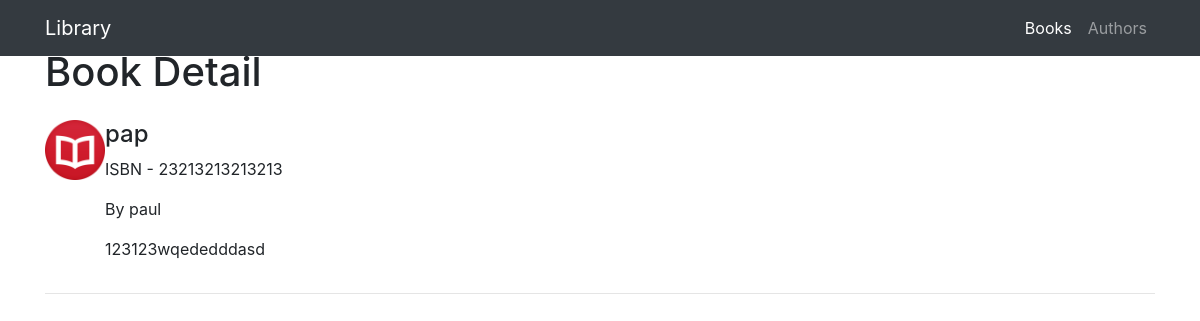
Screenshot of /authors/books/pap with the database file from the repository.
### music/models.py (models this page shows, shortened)
class Book(models.Model):
   author = models.ForeignKey(Post,on_delete=models.CASCADE)
   Book_name = models.CharField(max_length=10)
   isbn = models.CharField(max_length=20)
   desp = models.CharField(max_length=100)

class Post(models.Model):
   author = models.CharField(max_length=250)
   age = models.CharField(max_length=10)
   gender = models.CharField(max_length=500)
   Born_in = models.CharField(max_length=250)
   abt_author = models.CharField(max_length=1000)

### music/views.py (the view)
# urls.py: url(r'books/(?P<bookname>[a-zA-z]+)$', views.bookview, name='bookview'),
def bookview(request, bookname):
	book = get_object_or_404(Book, Book_name = bookname)
	author = book.author.author
	print model_to_dict(book)
	return render(request,'index2.html', {'book': model_to_dict(book), 'author': author})

### music/templates/index2.html (shortened to what this page needs)
{% load static %}
<!DOCTYPE html>
<html lang="en">
  <head>
    <link href="{% static 'vendor/bootstrap/css/bootstrap.min.css' %}" rel="stylesheet">
    <link href="{% static 'css/1-col-portfolio2.css" rel="stylesheet' %}">
  </head>
  <body>
    <nav class="navbar navbar-expand-lg navbar-dark bg-dark fixed-top">
      <div class="container">
        <a class="navbar-brand" href="#">Library</a>
        <div class="collapse navbar-collapse" id="navbarResponsive">
          <ul class="navbar-nav ml-auto">
            <li class="nav-item active">
              <a class="nav-link" href="/authors/books/">Books</a>
            </li>
            <li class="nav-item">
              <a class="nav-link" href="/authors/">Authors</a>
            </li>
          </ul>
        </div>
      </div>
    </nav>
    <div class="nav">
       <a href="#" class="previous">&laquo; Previous</a>
       <a href="#" class="next">Next &raquo;</a>
       </div>
    <div class="container">
      <h1 class="my-4">Book Detail
      </h1>
      <div class="fad">
  <div class="media">
    <div class="media-left">
      <img src="{% static 'book.png' %}" class="media-object" style="width:60px">
    </div>
    <div class="media-body">
      <h4 class="media-heading">{{ book.Book_name }}</h4>
      <div class="isbn">
     <p>ISBN - {{ book.isbn }}</p>
    </div>
      <div class="authors">
        <p>By {{ author }}</p>
      </div>
      <p> {{ book.desp }} </p>
    </div>
  </div>
      </div>
      <hr>
    </div>
  </body>
</html>

### rows the page displays
Book: Book_name "pap", isbn "23213213213213", desp "123123wqededddasd"
Post: author "paul"
